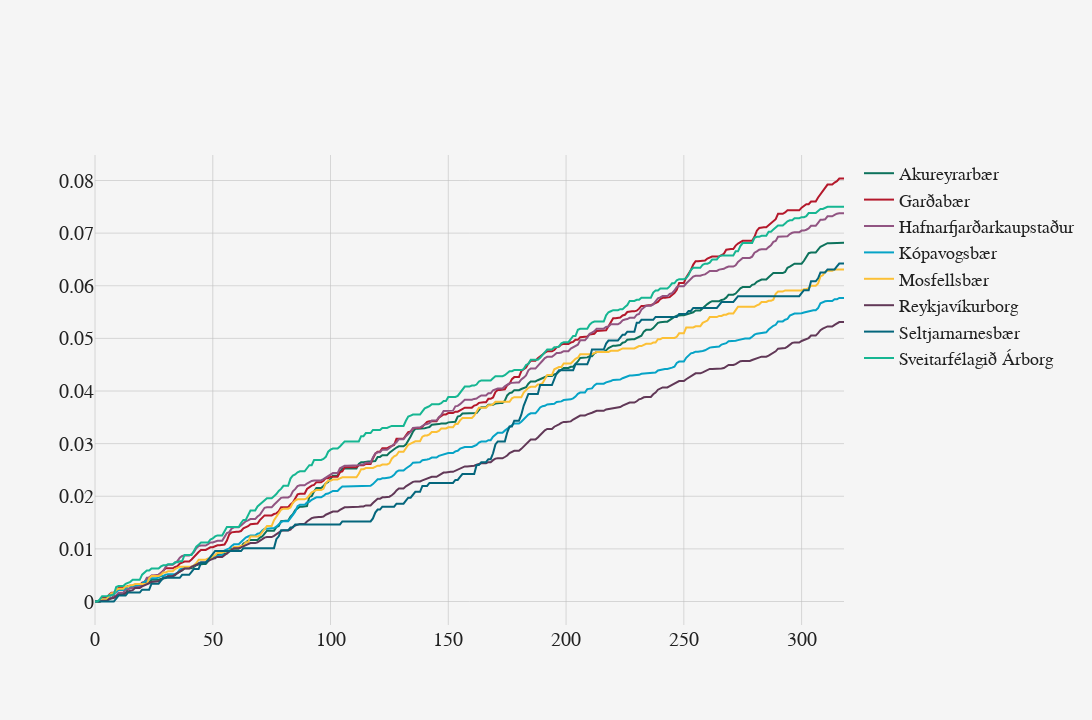

The code cell stored with this chart in its notebook:
### Code cell
from isb.utils import join_split_columns

df\
.loc[lambda r: r.is_valid_agreement]\
.astype(dict(registration_year=str))\
.pivot_table(index='registration_day_of_year', columns=['registration_year', 'city_name'], values='realestate_type_name', aggfunc='count')\
.reindex(range(0, 367))\
.fillna(0)\
.cumsum()\
.reset_index()\
.pipe(join_split_columns, sep="__")\
.rename(columns=dict(registration_day_of_year__='day'))\
.melt(id_vars='day', var_name='year', value_name='sales')\
.assign(
    city_name = lambda r: r.year.str.split("__").str[1],
    year = lambda r: r.year.str.split("__").str[0].astype(int)
)\
.merge(
    df_total\
        .pivot(index='year', columns='city_name',values='total_units')\
        .sort_index()\
        .fillna(0)\
        .cumsum()\
        .reset_index()\
        .melt(id_vars='year', value_name='total_units'),
    on=['year', 'city_name']
)\
.assign(turnover_rate = lambda r: r.sales / r.total_units)\
.loc[lambda r: r.year == 2025]\
.pivot(index='day', columns='city_name', values='turnover_rate')\
.loc[lambda r: r.index <= 318]\
.isb.plot()

### Figure 1 — Plotly figure (JSON) as saved in the notebook; plotly's stock layout.template omitted (floating-point values rounded to 4 significant figures; data arrays with more than 128 entries replaced by an {"elided": "..."} marker saying what was removed)
{"data": [{"line": {"color": "rgb(13, 114, 92)"}, "name": "Akureyrarbær", "showlegend": true, "type": "scatter", "x": {"elided": "319 int values"}, "y": {"elided": "319 float values"}}, {"line": {"color": "rgb(180, 24, 43)"}, "name": "Garðabær", "showlegend": true, "type": "scatter", "x": {"elided": "319 int values"}, "y": {"elided": "319 float values"}}, {"line": {"color": "rgb(145, 84, 130)"}, "name": "Hafnarfjarðarkaupstaður", "showlegend": true, "type": "scatter", "x": {"elided": "319 int values"}, "y": {"elided": "319 float values"}}, {"line": {"color": "rgb(6, 163, 198)"}, "name": "Kópavogsbær", "showlegend": true, "type": "scatter", "x": {"elided": "319 int values"}, "y": {"elided": "319 float values"}}, {"line": {"color": "rgb(252, 192, 54)"}, "name": "Mosfellsbær", "showlegend": true, "type": "scatter", "x": {"elided": "319 int values"}, "y": {"elided": "319 float values"}}, {"line": {"color": "rgb(97, 56, 87)"}, "name": "Reykjavíkurborg", "showlegend": true, "type": "scatter", "x": {"elided": "319 int values"}, "y": {"elided": "319 float values"}}, {"line": {"color": "rgb(4, 102, 124)"}, "name": "Seltjarnarnesbær", "showlegend": true, "type": "scatter", "x": {"elided": "319 int values"}, "y": {"elided": "319 float values"}}, {"line": {"color": "rgb(22, 182, 146)"}, "name": "Sveitarfélagið Árborg", "showlegend": true, "type": "scatter", "x": {"elided": "319 int values"}, "y": {"elided": "319 float values"}}], "layout": {"autosize": false, "font": {"color": "#212121", "family": "TT Norms Pro"}, "height": 720, "legend": {"font": {"color": "#212121", "family": "TT Norms Pro", "size": 18}}, "margin": {"b": 95, "l": 95, "r": 95, "t": 155}, "paper_bgcolor": "#f5f5f5", "plot_bgcolor": "#f5f5f5", "width": 1280, "xaxis": {"gridcolor": "rgba(192, 192, 192, 0.6)", "tickfont": {"color": "#212121", "family": "TT Norms Pro", "size": 20}, "title": {"font": {"color": "#212121", "family": "TT Norms Pro", "size": 24}}, "zerolinecolor": "rgba(192, 192, 192, 0.6)", "zerolinewidth": 0}, "xaxis10": {"gridcolor": "rgba(192, 192, 192, 0.6)", "tickfont": {"color": "#212121", "family": "TT Norms Pro", "size": 20}, "title": {"font": {"color": "#212121", "family": "TT Norms Pro", "size": 24}}, "zerolinecolor": "rgba(192, 192, 192, 0.6)", "zerolinewidth": 0}, "xaxis11": {"gridcolor": "rgba(192, 192, 192, 0.6)", "tickfont": {"color": "#212121", "family": "TT Norms Pro", "size": 20}, "title": {"font": {"color": "#212121", "family": "TT Norms Pro", "size": 24}}, "zerolinecolor": "rgba(192, 192, 192, 0.6)", "zerolinewidth": 0}, "xaxis12": {"gridcolor": "rgba(192, 192, 192, 0.6)", "tickfont": {"color": "#212121", "family": "TT Norms Pro", "size": 20}, "title": {"font": {"color": "#212121", "family": "TT Norms Pro", "size": 24}}, "zerolinecolor": "rgba(192, 192, 192, 0.6)", "zerolinewidth": 0}, "xaxis13": {"gridcolor": "rgba(192, 192, 192, 0.6)", "tickfont": {"color": "#212121", "family": "TT Norms Pro", "size": 20}, "title": {"font": {"color": "#212121", "family": "TT Norms Pro", "size": 24}}, "zerolinecolor": "rgba(192, 192, 192, 0.6)", "zerolinewidth": 0}, "xaxis14": {"gridcolor": "rgba(192, 192, 192, 0.6)", "tickfont": {"color": "#212121", "family": "TT Norms Pro", "size": 20}, "title": {"font": {"color": "#212121", "family": "TT Norms Pro", "size": 24}}, "zerolinecolor": "rgba(192, 192, 192, 0.6)", "zerolinewidth": 0}, "xaxis15": {"gridcolor": "rgba(192, 192, 192, 0.6)", "tickfont": {"color": "#212121", "family": "TT Norms Pro", "size": 20}, "title": {"font": {"color": "#212121", "family": "TT Norms Pro", "size": 24}}, "zerolinecolor": "rgba(192, 192, 192, 0.6)", "zerolinewidth": 0}, "xaxis16": {"gridcolor": "rgba(192, 192, 192, 0.6)", "tickfont": {"color": "#212121", "family": "TT Norms Pro", "size": 20}, "title": {"font": {"color": "#212121", "family": "TT Norms Pro", "size": 24}}, "zerolinecolor": "rgba(192, 192, 192, 0.6)", "zerolinewidth": 0}, "xaxis17": {"gridcolor": "rgba(192, 192, 192, 0.6)", "tickfont": {"color": "#212121", "family": "TT Norms Pro", "size": 20}, "title": {"font": {"color": "#212121", "family": "TT Norms Pro", "size": 24}}, "zerolinecolor": "rgba(192, 192, 192, 0.6)", "zerolinewidth": 0}, "xaxis18": {"gridcolor": "rgba(192, 192, 192, 0.6)", "tickfont": {"color": "#212121", "family": "TT Norms Pro", "size": 20}, "title": {"font": {"color": "#212121", "family": "TT Norms Pro", "size": 24}}, "zerolinecolor": "rgba(192, 192, 192, 0.6)", "zerolinewidth": 0}, "xaxis19": {"gridcolor": "rgba(192, 192, 192, 0.6)", "tickfont": {"color": "#212121", "family": "TT Norms Pro", "size": 20}, "title": {"font": {"color": "#212121", "family": "TT Norms Pro", "size": 24}}, "zerolinecolor": "rgba(192, 192, 192, 0.6)", "zerolinewidth": 0}, "xaxis2": {"gridcolor": "rgba(192, 192, 192, 0.6)", "tickfont": {"color": "#212121", "family": "TT Norms Pro", "size": 20}, "title": {"font": {"color": "#212121", "family": "TT Norms Pro", "size": 24}}, "zerolinecolor": "rgba(192, 192, 192, 0.6)", "zerolinewidth": 0}, "xaxis20": {"gridcolor": "rgba(192, 192, 192, 0.6)", "tickfont": {"color": "#212121", "family": "TT Norms Pro", "size": 20}, "title": {"font": {"color": "#212121", "family": "TT Norms Pro", "size": 24}}, "zerolinecolor": "rgba(192, 192, 192, 0.6)", "zerolinewidth": 0}, "xaxis3": {"gridcolor": "rgba(192, 192, 192, 0.6)", "tickfont": {"color": "#212121", "family": "TT Norms Pro", "size": 20}, "title": {"font": {"color": "#212121", "family": "TT Norms Pro", "size": 24}}, "zerolinecolor": "rgba(192, 192, 192, 0.6)", "zerolinewidth": 0}, "xaxis4": {"gridcolor": "rgba(192, 192, 192, 0.6)", "tickfont": {"color": "#212121", "family": "TT Norms Pro", "size": 20}, "title": {"font": {"color": "#212121", "family": "TT Norms Pro", "size": 24}}, "zerolinecolor": "rgba(192, 192, 192, 0.6)", "zerolinewidth": 0}, "xaxis5": {"gridcolor": "rgba(192, 192, 192, 0.6)", "tickfont": {"color": "#212121", "family": "TT Norms Pro", "size": 20}, "title": {"font": {"color": "#212121", "family": "TT Norms Pro", "size": 24}}, "zerolinecolor": "rgba(192, 192, 192, 0.6)", "zerolinewidth": 0}, "xaxis6": {"gridcolor": "rgba(192, 192, 192, 0.6)", "tickfont": {"color": "#212121", "family": "TT Norms Pro", "size": 20}, "title": {"font": {"color": "#212121", "family": "TT Norms Pro", "size": 24}}, "zerolinecolor": "rgba(192, 192, 192, 0.6)", "zerolinewidth": 0}, "xaxis7": {"gridcolor": "rgba(192, 192, 192, 0.6)", "tickfont": {"color": "#212121", "family": "TT Norms Pro", "size": 20}, "title": {"font": {"color": "#212121", "family": "TT Norms Pro", "size": 24}}, "zerolinecolor": "rgba(192, 192, 192, 0.6)", "zerolinewidth": 0}, "xaxis8": {"gridcolor": "rgba(192, 192, 192, 0.6)", "tickfont": {"color": "#212121", "family": "TT Norms Pro", "size": 20}, "title": {"font": {"color": "#212121", "family": "TT Norms Pro", "size": 24}}, "zerolinecolor": "rgba(192, 192, 192, 0.6)", "zerolinewidth": 0}, "xaxis9": {"gridcolor": "rgba(192, 192, 192, 0.6)", "tickfont": {"color": "#212121", "family": "TT Norms Pro", "size": 20}, "title": {"font": {"color": "#212121", "family": "TT Norms Pro", "size": 24}}, "zerolinecolor": "rgba(192, 192, 192, 0.6)", "zerolinewidth": 0}, "yaxis": {"gridcolor": "rgba(192, 192, 192, 0.6)", "tickfont": {"color": "#212121", "family": "TT Norms Pro", "size": 20}, "title": {"font": {"color": "#212121", "family": "TT Norms Pro", "size": 24}}, "zerolinecolor": "rgba(192, 192, 192, 0.6)", "zerolinewidth": 0}, "yaxis10": {"gridcolor": "rgba(192, 192, 192, 0.6)", "tickfont": {"color": "#212121", "family": "TT Norms Pro", "size": 20}, "title": {"font": {"color": "#212121", "family": "TT Norms Pro", "size": 24}}, "zerolinecolor": "rgba(192, 192, 192, 0.6)", "zerolinewidth": 0}, "yaxis11": {"gridcolor": "rgba(192, 192, 192, 0.6)", "tickfont": {"color": "#212121", "family": "TT Norms Pro", "size": 20}, "title": {"font": {"color": "#212121", "family": "TT Norms Pro", "size": 24}}, "zerolinecolor": "rgba(192, 192, 192, 0.6)", "zerolinewidth": 0}, "yaxis12": {"gridcolor": "rgba(192, 192, 192, 0.6)", "tickfont": {"color": "#212121", "family": "TT Norms Pro", "size": 20}, "title": {"font": {"color": "#212121", "family": "TT Norms Pro", "size": 24}}, "zerolinecolor": "rgba(192, 192, 192, 0.6)", "zerolinewidth": 0}, "yaxis13": {"gridcolor": "rgba(192, 192, 192, 0.6)", "tickfont": {"color": "#212121", "family": "TT Norms Pro", "size": 20}, "title": {"font": {"color": "#212121", "family": "TT Norms Pro", "size": 24}}, "zerolinecolor": "rgba(192, 192, 192, 0.6)", "zerolinewidth": 0}, "yaxis14": {"gridcolor": "rgba(192, 192, 192, 0.6)", "tickfont": {"color": "#212121", "family": "TT Norms Pro", "size": 20}, "title": {"font": {"color": "#212121", "family": "TT Norms Pro", "size": 24}}, "zerolinecolor": "rgba(192, 192, 192, 0.6)", "zerolinewidth": 0}, "yaxis15": {"gridcolor": "rgba(192, 192, 192, 0.6)", "tickfont": {"color": "#212121", "family": "TT Norms Pro", "size": 20}, "title": {"font": {"color": "#212121", "family": "TT Norms Pro", "size": 24}}, "zerolinecolor": "rgba(192, 192, 192, 0.6)", "zerolinewidth": 0}, "yaxis16": {"gridcolor": "rgba(192, 192, 192, 0.6)", "tickfont": {"color": "#212121", "family": "TT Norms Pro", "size": 20}, "title": {"font": {"color": "#212121", "family": "TT Norms Pro", "size": 24}}, "zerolinecolor": "rgba(192, 192, 192, 0.6)", "zerolinewidth": 0}, "yaxis17": {"gridcolor": "rgba(192, 192, 192, 0.6)", "tickfont": {"color": "#212121", "family": "TT Norms Pro", "size": 20}, "title": {"font": {"color": "#212121", "family": "TT Norms Pro", "size": 24}}, "zerolinecolor": "rgba(192, 192, 192, 0.6)", "zerolinewidth": 0}, "yaxis18": {"gridcolor": "rgba(192, 192, 192, 0.6)", "tickfont": {"color": "#212121", "family": "TT Norms Pro", "size": 20}, "title": {"font": {"color": "#212121", "family": "TT Norms Pro", "size": 24}}, "zerolinecolor": "rgba(192, 192, 192, 0.6)", "zerolinewidth": 0}, "yaxis19": {"gridcolor": "rgba(192, 192, 192, 0.6)", "tickfont": {"color": "#212121", "family": "TT Norms Pro", "size": 20}, "title": {"font": {"color": "#212121", "family": "TT Norms Pro", "size": 24}}, "zerolinecolor": "rgba(192, 192, 192, 0.6)", "zerolinewidth": 0}, "yaxis2": {"gridcolor": "rgba(192, 192, 192, 0.6)", "tickfont": {"color": "#212121", "family": "TT Norms Pro", "size": 20}, "title": {"font": {"color": "#212121", "family": "TT Norms Pro", "size": 24}}, "zerolinecolor": "rgba(192, 192, 192, 0.6)", "zerolinewidth": 0}, "yaxis20": {"gridcolor": "rgba(192, 192, 192, 0.6)", "tickfont": {"color": "#212121", "family": "TT Norms Pro", "size": 20}, "title": {"font": {"color": "#212121", "family": "TT Norms Pro", "size": 24}}, "zerolinecolor": "rgba(192, 192, 192, 0.6)", "zerolinewidth": 0}, "yaxis3": {"gridcolor": "rgba(192, 192, 192, 0.6)", "tickfont": {"color": "#212121", "family": "TT Norms Pro", "size": 20}, "title": {"font": {"color": "#212121", "family": "TT Norms Pro", "size": 24}}, "zerolinecolor": "rgba(192, 192, 192, 0.6)", "zerolinewidth": 0}, "yaxis4": {"gridcolor": "rgba(192, 192, 192, 0.6)", "tickfont": {"color": "#212121", "family": "TT Norms Pro", "size": 20}, "title": {"font": {"color": "#212121", "family": "TT Norms Pro", "size": 24}}, "zerolinecolor": "rgba(192, 192, 192, 0.6)", "zerolinewidth": 0}, "yaxis5": {"gridcolor": "rgba(192, 192, 192, 0.6)", "tickfont": {"color": "#212121", "family": "TT Norms Pro", "size": 20}, "title": {"font": {"color": "#212121", "family": "TT Norms Pro", "size": 24}}, "zerolinecolor": "rgba(192, 192, 192, 0.6)", "zerolinewidth": 0}, "yaxis6": {"gridcolor": "rgba(192, 192, 192, 0.6)", "tickfont": {"color": "#212121", "family": "TT Norms Pro", "size": 20}, "title": {"font": {"color": "#212121", "family": "TT Norms Pro", "size": 24}}, "zerolinecolor": "rgba(192, 192, 192, 0.6)", "zerolinewidth": 0}, "yaxis7": {"gridcolor": "rgba(192, 192, 192, 0.6)", "tickfont": {"color": "#212121", "family": "TT Norms Pro", "size": 20}, "title": {"font": {"color": "#212121", "family": "TT Norms Pro", "size": 24}}, "zerolinecolor": "rgba(192, 192, 192, 0.6)", "zerolinewidth": 0}, "yaxis8": {"gridcolor": "rgba(192, 192, 192, 0.6)", "tickfont": {"color": "#212121", "family": "TT Norms Pro", "size": 20}, "title": {"font": {"color": "#212121", "family": "TT Norms Pro", "size": 24}}, "zerolinecolor": "rgba(192, 192, 192, 0.6)", "zerolinewidth": 0}, "yaxis9": {"gridcolor": "rgba(192, 192, 192, 0.6)", "tickfont": {"color": "#212121", "family": "TT Norms Pro", "size": 20}, "title": {"font": {"color": "#212121", "family": "TT Norms Pro", "size": 24}}, "zerolinecolor": "rgba(192, 192, 192, 0.6)", "zerolinewidth": 0}}}
